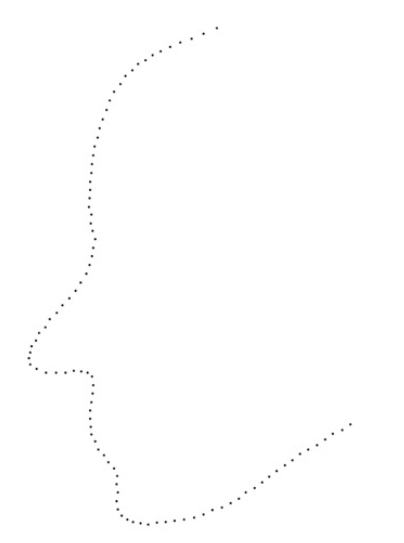
%> input picture im2scatter/face1.png, 404 x 543 px
$ octave connect_lable.m   (GNU Octave 9; MATLAB toolbox functions it lacks are replaced by stand-ins)
%> lines starting %> are read from the running program, lines starting %| are printed output that depends on the picture; in (x1, y1, x2, y2) boxes, pixels count from 0 and x2, y2 are one past the last pixel; in counts of white or black regions, pixels touching at a corner belong together; the program's own positions count from 1
### im2scatter/find_center.m
function [ new_P ] = find_center( LI )
num=max(max(LI));
P=zeros(num,2);
for j=1:num
    [m,n]=find(LI==j);
    P(j,:)=[mean(n),mean(m)];
end
% make it in order
[~,min_index]=max(P(:,1));
target_p=P(min_index,:);
P(min_index,:)=[];
new_P=target_p;
[ new_P ] = find_near( target_p,new_P,P );
end

### im2scatter/find_near.m
function [ new_P ] = find_near( target_p,new_P,P )
Pnum=size(P,1);
% count dis
D=(P(:,1)-target_p(1)).^2+(P(:,2)-target_p(2)).^2;
[~,min_index]=min(D);
% add the nearest point to the new_p
target_p=P(min_index,:);

new_P=[new_P;target_p];
P(min_index,:)=[];% delet that point from P
if Pnum==1
    return
end
[ new_P ] = find_near( target_p,new_P,P );
end

### im2scatter/connect_lable.m
% connect label
clear all
I=imread('face1.png');
%> I is the input picture: size 543x404x3 uint8; min 2, max 255, mean 254.5
SE=strel('arbitrary',eye(2)) ;
level=graythresh(I);
%> level = 0.757
BI=im2bw(I,level);
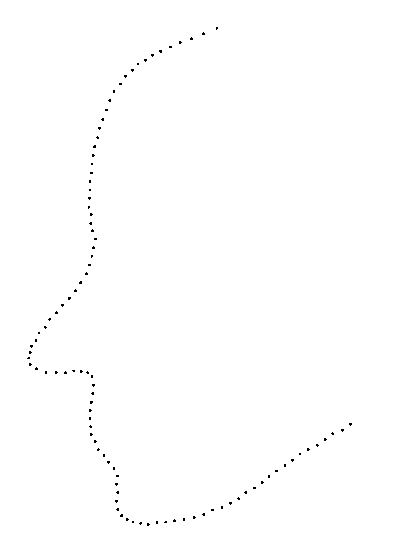
%> BI: size 543x404 logical; 99.7% white; black in thin lines or dots, all inside (x1, y1, x2, y2) = (27, 27, 352, 526)
BI=~BI;
BI=flipud(BI);
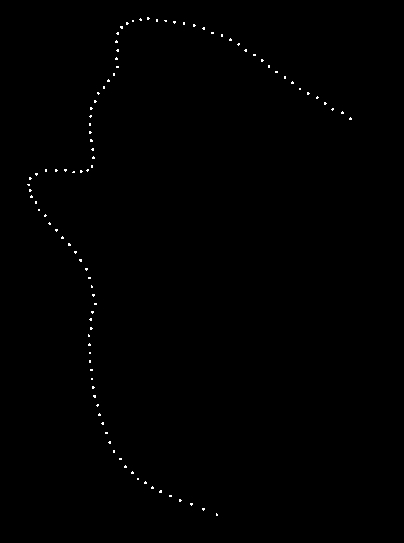
%> BI: size 543x404 logical; 0.3% white in thin lines or dots, all inside (x1, y1, x2, y2) = (27, 17, 352, 516)
LI = bwlabel(BI);
%> LI: size 543x404 double; 102 distinct labels, from 0 to 101
[ P ] = find_center( LI );
%> in find_center, `num=max(max(LI));`: num = 101
%> the loop in find_center, `for j=1:num` made 101 passes
%> (m, n) on passes 1 to 10: ([185; 185; 186; 185; 186], [28; 29; 29; 30; 30]), ([178; 179; 180; 178; 179; 180; 179], [30; 30; 30; 31; 31; 31; 32]), ([190; 191; 192; 190; 191; 192; 191], [30; 30; 30; 31; 31; 31; 32]), ([197; 198; 196; 197; 198; 197; 198], [31; 31; 32; 32; 32; 33; 33]), ([174; 175; 174; 175; 176; 174; 175], [36; 36; 37; 37; 37; 38; 38]), ([202; 203; 204; 202; 203; 204], [36; 36; 36; 37; 37; 37]), ([210; 211; 210; 211], [39; 39; 40; 40]), ([216; 217; 215; 216; 217; 216], [45; 45; 46; 46; 46; 47]), ([170; 171; 172; 170; 171; 172], [46; 46; 46; 47; 47; 47]), ([224; 223; 224; 225; 224; 225], [49; 50; 50; 50; 51; 51])
%> after the loop in find_center, `for j=1:num`: P = 101 rows, first 12: [29.2 185.4; 30.71 179; 30.71 191; 32 197.3; 37 174.7; 36.5 203; 39.5 210.5; 45.83 216.2; 46.5 171; 50.17 224.2; 56.71 171; 57 230.7]
%> in find_center, `[~,min_index]=max(P(:,1));`: min_index = 101
%> in find_center, `target_p=P(min_index,:);`: target_p = [351 119.3]
%> in find_near, `Pnum=size(P,1);`: Pnum = 100
%> in find_near, `D=(P(:,1)-target_p(1)).^2+(P(:,2)-target_p(2)).^2;`: D = 100 values, max 175365 at index 71, min 100 at index 100, mean 85975.2
%> in find_near, `[~,min_index]=min(D);`: min_index = 100
%> in find_near, `target_p=P(min_index,:);`: target_p = [343 113.3]
%> in find_near, `new_P=[new_P;target_p];`: new_P = [351 119.3; 343 113.3]
%> in find_near (call 12), `new_P=[new_P;target_p];`: new_P = 13 rows, first 12: [351 119.3; 343 113.3; 333.2 109.8; 325.7 104; 317.8 98.17; 308.7 94; 300.5 89.5; 293 83.29; 285.5 78; 277 72.5; 269.5 67; 262.7 61]
%> in find_near (call 13), `new_P=[new_P;target_p];`: new_P = 14 rows, first 12: [351 119.3; 343 113.3; 333.2 109.8; 325.7 104; 317.8 98.17; 308.7 94; 300.5 89.5; 293 83.29; 285.5 78; 277 72.5; 269.5 67; 262.7 61]
%> in find_near (call 14), `new_P=[new_P;target_p];`: new_P = 15 rows, first 12: [351 119.3; 343 113.3; 333.2 109.8; 325.7 104; 317.8 98.17; 308.7 94; 300.5 89.5; 293 83.29; 285.5 78; 277 72.5; 269.5 67; 262.7 61]
%> in find_near (call 15), `new_P=[new_P;target_p];`: new_P = 16 rows, first 12: [351 119.3; 343 113.3; 333.2 109.8; 325.7 104; 317.8 98.17; 308.7 94; 300.5 89.5; 293 83.29; 285.5 78; 277 72.5; 269.5 67; 262.7 61]
%> in find_near (call 16), `new_P=[new_P;target_p];`: new_P = 17 rows, first 12: [351 119.3; 343 113.3; 333.2 109.8; 325.7 104; 317.8 98.17; 308.7 94; 300.5 89.5; 293 83.29; 285.5 78; 277 72.5; 269.5 67; 262.7 61]
%> in find_near (call 17), `new_P=[new_P;target_p];`: new_P = 18 rows, first 12: [351 119.3; 343 113.3; 333.2 109.8; 325.7 104; 317.8 98.17; 308.7 94; 300.5 89.5; 293 83.29; 285.5 78; 277 72.5; 269.5 67; 262.7 61]
%> in find_near (call 18), `new_P=[new_P;target_p];`: new_P = 19 rows, first 12: [351 119.3; 343 113.3; 333.2 109.8; 325.7 104; 317.8 98.17; 308.7 94; 300.5 89.5; 293 83.29; 285.5 78; 277 72.5; 269.5 67; 262.7 61]
%> in find_near (call 19), `new_P=[new_P;target_p];`: new_P = 20 rows, first 12: [351 119.3; 343 113.3; 333.2 109.8; 325.7 104; 317.8 98.17; 308.7 94; 300.5 89.5; 293 83.29; 285.5 78; 277 72.5; 269.5 67; 262.7 61]
%> in find_near (call 20), `new_P=[new_P;target_p];`: new_P = 21 rows, first 12: [351 119.3; 343 113.3; 333.2 109.8; 325.7 104; 317.8 98.17; 308.7 94; 300.5 89.5; 293 83.29; 285.5 78; 277 72.5; 269.5 67; 262.7 61]
%> in find_near (call 21), `new_P=[new_P;target_p];`: new_P = 22 rows, first 12: [351 119.3; 343 113.3; 333.2 109.8; 325.7 104; 317.8 98.17; 308.7 94; 300.5 89.5; 293 83.29; 285.5 78; 277 72.5; 269.5 67; 262.7 61]
%> in find_near (call 22), `new_P=[new_P;target_p];`: new_P = 23 rows, first 12: [351 119.3; 343 113.3; 333.2 109.8; 325.7 104; 317.8 98.17; 308.7 94; 300.5 89.5; 293 83.29; 285.5 78; 277 72.5; 269.5 67; 262.7 61]
%> in find_near (call 23), `new_P=[new_P;target_p];`: new_P = 24 rows, first 12: [351 119.3; 343 113.3; 333.2 109.8; 325.7 104; 317.8 98.17; 308.7 94; 300.5 89.5; 293 83.29; 285.5 78; 277 72.5; 269.5 67; 262.7 61]
%> in find_near (call 24), `new_P=[new_P;target_p];`: new_P = 25 rows, first 12: [351 119.3; 343 113.3; 333.2 109.8; 325.7 104; 317.8 98.17; 308.7 94; 300.5 89.5; 293 83.29; 285.5 78; 277 72.5; 269.5 67; 262.7 61]
%> in find_near (call 25), `new_P=[new_P;target_p];`: new_P = 26 rows, first 12: [351 119.3; 343 113.3; 333.2 109.8; 325.7 104; 317.8 98.17; 308.7 94; 300.5 89.5; 293 83.29; 285.5 78; 277 72.5; 269.5 67; 262.7 61]
%> in find_near (call 26), `new_P=[new_P;target_p];`: new_P = 27 rows, first 12: [351 119.3; 343 113.3; 333.2 109.8; 325.7 104; 317.8 98.17; 308.7 94; 300.5 89.5; 293 83.29; 285.5 78; 277 72.5; 269.5 67; 262.7 61]
%> in find_near (call 27), `new_P=[new_P;target_p];`: new_P = 28 rows, first 12: [351 119.3; 343 113.3; 333.2 109.8; 325.7 104; 317.8 98.17; 308.7 94; 300.5 89.5; 293 83.29; 285.5 78; 277 72.5; 269.5 67; 262.7 61]
%> in find_near (call 28), `new_P=[new_P;target_p];`: new_P = 29 rows, first 12: [351 119.3; 343 113.3; 333.2 109.8; 325.7 104; 317.8 98.17; 308.7 94; 300.5 89.5; 293 83.29; 285.5 78; 277 72.5; 269.5 67; 262.7 61]
%> in find_near (call 29), `new_P=[new_P;target_p];`: new_P = 30 rows, first 12: [351 119.3; 343 113.3; 333.2 109.8; 325.7 104; 317.8 98.17; 308.7 94; 300.5 89.5; 293 83.29; 285.5 78; 277 72.5; 269.5 67; 262.7 61]
%> in find_near (call 30), `new_P=[new_P;target_p];`: new_P = 31 rows, first 12: [351 119.3; 343 113.3; 333.2 109.8; 325.7 104; 317.8 98.17; 308.7 94; 300.5 89.5; 293 83.29; 285.5 78; 277 72.5; 269.5 67; 262.7 61]
%> in find_near (call 31), `new_P=[new_P;target_p];`: new_P = 32 rows, first 12: [351 119.3; 343 113.3; 333.2 109.8; 325.7 104; 317.8 98.17; 308.7 94; 300.5 89.5; 293 83.29; 285.5 78; 277 72.5; 269.5 67; 262.7 61]
%> in find_near (call 32), `new_P=[new_P;target_p];`: new_P = 33 rows, first 12: [351 119.3; 343 113.3; 333.2 109.8; 325.7 104; 317.8 98.17; 308.7 94; 300.5 89.5; 293 83.29; 285.5 78; 277 72.5; 269.5 67; 262.7 61]
%> in find_near (call 33), `new_P=[new_P;target_p];`: new_P = 34 rows, first 12: [351 119.3; 343 113.3; 333.2 109.8; 325.7 104; 317.8 98.17; 308.7 94; 300.5 89.5; 293 83.29; 285.5 78; 277 72.5; 269.5 67; 262.7 61]
%> in find_near (call 34), `new_P=[new_P;target_p];`: new_P = 35 rows, first 12: [351 119.3; 343 113.3; 333.2 109.8; 325.7 104; 317.8 98.17; 308.7 94; 300.5 89.5; 293 83.29; 285.5 78; 277 72.5; 269.5 67; 262.7 61]
%> in find_near (call 35), `new_P=[new_P;target_p];`: new_P = 36 rows, first 12: [351 119.3; 343 113.3; 333.2 109.8; 325.7 104; 317.8 98.17; 308.7 94; 300.5 89.5; 293 83.29; 285.5 78; 277 72.5; 269.5 67; 262.7 61]
%> in find_near (call 36), `new_P=[new_P;target_p];`: new_P = 37 rows, first 12: [351 119.3; 343 113.3; 333.2 109.8; 325.7 104; 317.8 98.17; 308.7 94; 300.5 89.5; 293 83.29; 285.5 78; 277 72.5; 269.5 67; 262.7 61]
%> in find_near (call 37), `new_P=[new_P;target_p];`: new_P = 38 rows, first 12: [351 119.3; 343 113.3; 333.2 109.8; 325.7 104; 317.8 98.17; 308.7 94; 300.5 89.5; 293 83.29; 285.5 78; 277 72.5; 269.5 67; 262.7 61]
%> in find_near (call 38), `new_P=[new_P;target_p];`: new_P = 39 rows, first 12: [351 119.3; 343 113.3; 333.2 109.8; 325.7 104; 317.8 98.17; 308.7 94; 300.5 89.5; 293 83.29; 285.5 78; 277 72.5; 269.5 67; 262.7 61]
%> in find_near (call 39), `new_P=[new_P;target_p];`: new_P = 40 rows, first 12: [351 119.3; 343 113.3; 333.2 109.8; 325.7 104; 317.8 98.17; 308.7 94; 300.5 89.5; 293 83.29; 285.5 78; 277 72.5; 269.5 67; 262.7 61]
%> in find_near (call 39), `[ new_P ] = find_near( target_p,new_P,P );`: new_P = 101 rows, first 12: [351 119.3; 343 113.3; 333.2 109.8; 325.7 104; 317.8 98.17; 308.7 94; 300.5 89.5; 293 83.29; 285.5 78; 277 72.5; 269.5 67; 262.7 61]
%> P has the same summary as new_P in find_near
figure
hold on
Pnum=size(P,1);
%> Pnum = 101
for j=1:Pnum
    scatter(P(j,1),P(j,2));
    pause(0.01)
end
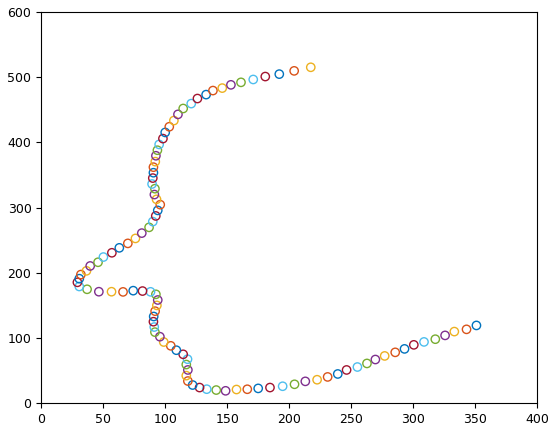
%> figure redrawn from the program's plot data
